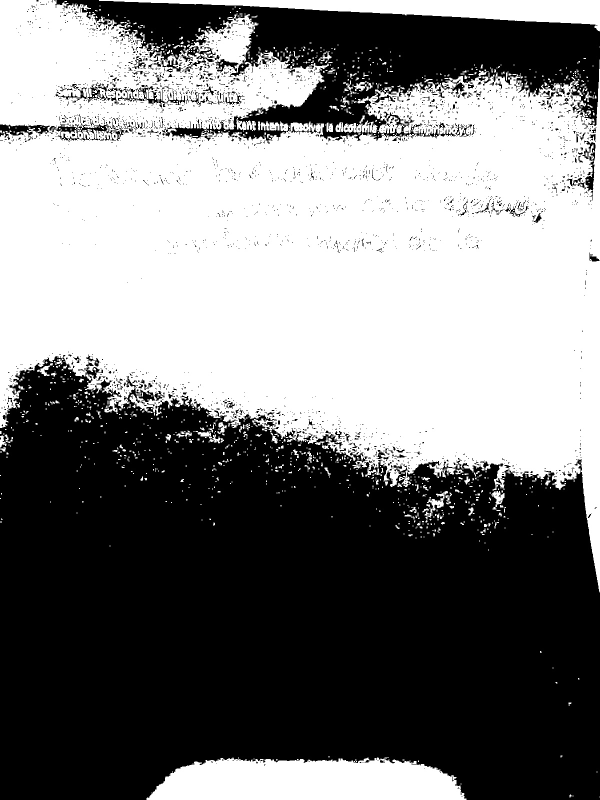
#> input picture inteligente_calificador_examen/debug_preprocesada.jpg, 1200 x 1600 px (shown at 1/2 size)
$ python -i segmented_ocr.py   (imports and definitions only)
#> lines starting #> are read from the running program, lines starting #| are printed output that depends on the picture; after the words box and inside, x2 and y2 are one past the last pixel; in counts of white or black regions, pixels touching at a corner belong together
import cv2
import numpy as np
import easyocr
import os

# [1 line that did not run here, left out]

def segment_and_ocr(image_path):
    """
    Segmenta la imagen en bloques de texto y aplica OCR a cada uno.
    Retorna el texto concatenado de todos los bloques legibles.
    """
#> called with image_path = '../debug_preprocesada.jpg'
    img = cv2.imread(image_path)
#> img is the input picture: shape (1600, 1200, 3); min 0, max 255, mean 125.2
    if img is None:
        raise FileNotFoundError(f"No se pudo cargar la imagen: {image_path}")

    gray = cv2.cvtColor(img, cv2.COLOR_BGR2GRAY)
    processed = cv2.adaptiveThreshold(gray, 255, cv2.ADAPTIVE_THRESH_GAUSSIAN_C,
                                      cv2.THRESH_BINARY_INV, 15, 8)
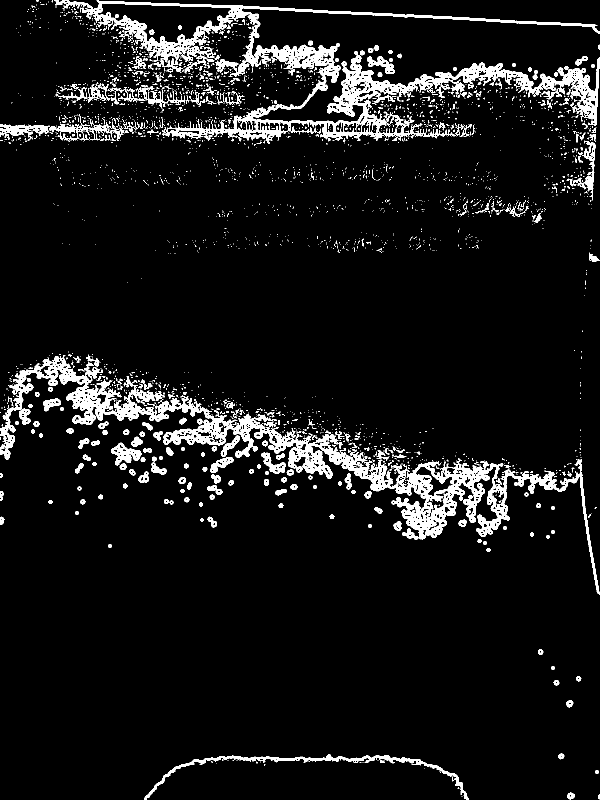
#> processed: shape (1600, 1200) (shown at 1/2 size); 7.1% white; 2905 white regions (2593 under 20 px)

    # Encontrar contornos de bloques de texto
    contours, _ = cv2.findContours(processed, cv2.RETR_EXTERNAL, cv2.CHAIN_APPROX_SIMPLE)
#> contours = 2866 contours, 2649 with area under 20; largest, box (x1, y1, x2, y2) and area: (110, 0, 1200, 287) 60119, (0, 710, 1200, 1189) 52894, (288, 1509, 938, 1600) 3432, (99, 229, 249, 281) 2366, (222, 885, 283, 931) 1349

    resultados = []
    idx = 0
    for cnt in contours:
        x, y, w, h = cv2.boundingRect(cnt)
        if w > 100 and h > 30:  # Filtro para evitar ruido
            bloque = img[y:y+h, x:x+w]
            bloque = cv2.resize(bloque, (w * 2, h * 2), interpolation=cv2.INTER_LINEAR)
            texto = reader.readtext(bloque, detail=0, paragraph=True)
            resultado = " ".join(texto)
            if resultado.strip():
                resultados.append(resultado)
                idx += 1
#> this loop made 25 passes
#> (cnt, x, y, w, h) on passes 1, 3, 5, 7, 10, 12, 13, 14, 15: ([[923, 1592], [924, 1592]], 923, 1592, 2, 1), ([[921, 1587], [921, 1588], [923, 1588], [923, 1587]], 921, 1587, 3, 2), ([[916, 1575], [915, 1576], [918, 1576], [917, 1575]], 915, 1575, 4, 2), ([[880, 1545], [881, 1545]], 880, 1545, 2, 1), ([[528, 1529], [528, 1530], [529, 1530], [530, 1529]], 528, 1529, 3, 2), ([[725, 1524], [726, 1524]], 725, 1524, 2, 1), ([[720, 1524], [719, 1525], [721, 1525], [722, 1524]], 719, 1524, 4, 2), ([[617, 1523], [619, 1523]], 617, 1523, 3, 1), ([[521, 1523], [521, 1524]], 521, 1523, 1, 2)
#> (x, y, w, h) on passes 2, 4, 6, 8, 9, 11: (1196, 1589, 4, 10), (1135, 1585, 15, 14), (904, 1553, 3, 10), (1190, 1540, 8, 8), (849, 1537, 1, 1), (432, 1526, 1, 1)
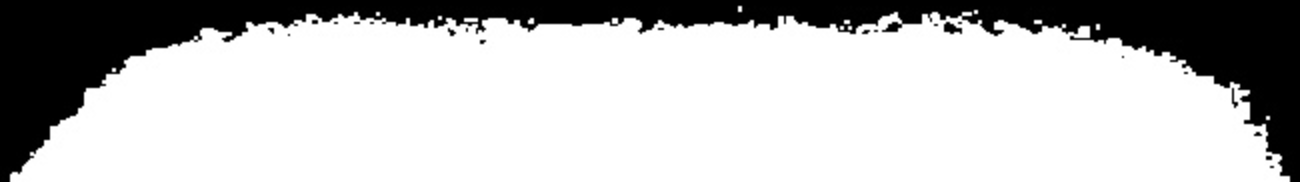
#> bloque: shape (182, 1300, 3); min 0, max 255, mean 192.3
#> after the loop, idx = 0; resultados = []

    return "\n".join(reversed(resultados))  # Revertir para lectura de arriba abajo

#> (the run stopped early here; a loop or call above may not have finished)

$ run again, on inteligente_calificador_examen/preprocesado.jpg
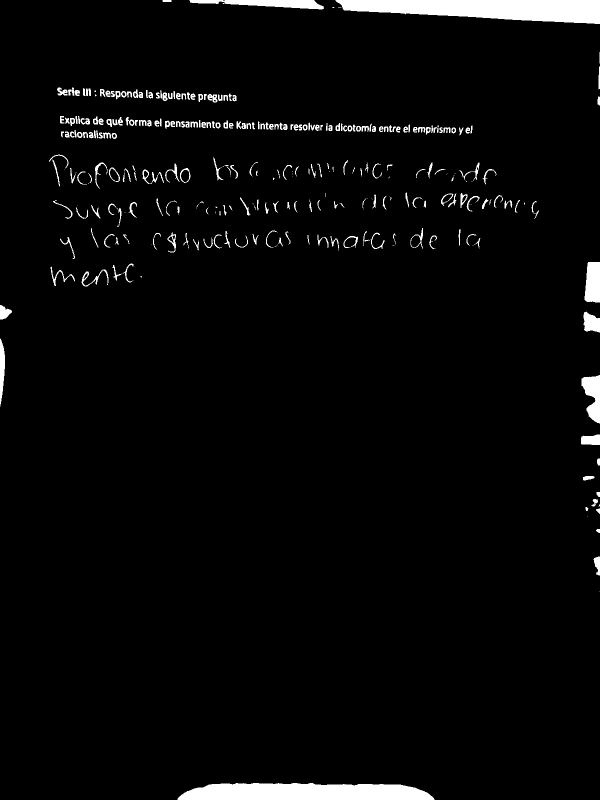
#> input picture inteligente_calificador_examen/preprocesado.jpg, 1200 x 1600 px (shown at 1/2 size)
#> in segment_and_ocr, img is the input picture: shape (1600, 1200, 3); min 0, max 255, mean 8.5
#> in segment_and_ocr, `processed = cv2.adaptiveThreshold(gray, 255, cv2.ADAPTIVE_THRESH_GAUSS..`:
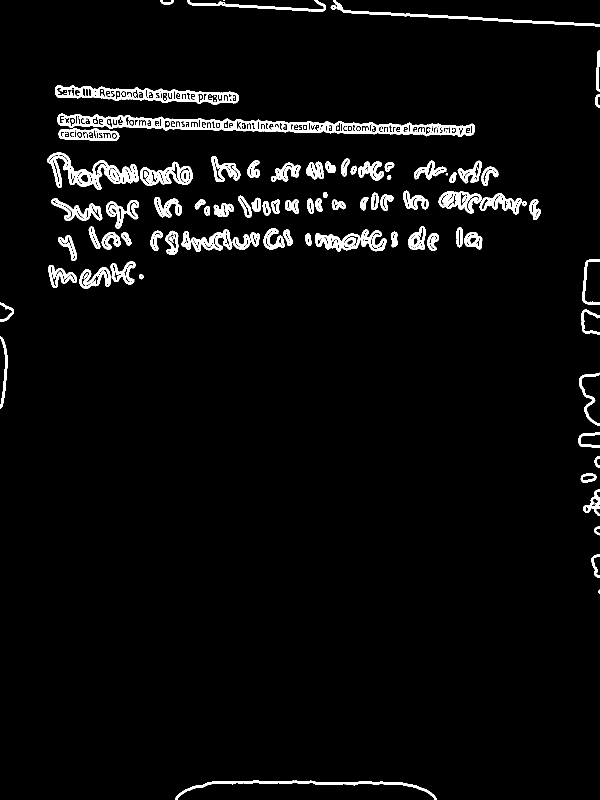
#> processed: shape (1600, 1200) (shown at 1/2 size); 4% white; 150 white regions (46 under 20 px)
#> contours = 86 contours, 4 with area under 20; largest, box (x1, y1, x2, y2) and area: (115, 227, 950, 274) 16438, (110, 170, 478, 210) 7556, (94, 305, 277, 380) 5448, (630, 459, 773, 503) 3339, (280, 323, 386, 372) 2975
#> the loop in segment_and_ocr, `for cnt in contours:` made 1 pass
#> (x, y, w, h) on pass 1: (350, 1561, 524, 39)
#> pass 1, in segment_and_ocr, `bloque = cv2.resize(bloque, (w * 2, h * 2), interpolation=cv2.INTER_LI..`:
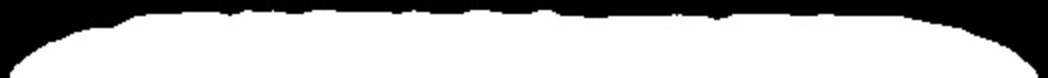
#> bloque: shape (78, 1048, 3); min 0, max 255, mean 186.4
#> after the loop in segment_and_ocr, `for cnt in contours:`: idx = 0; resultados = []
